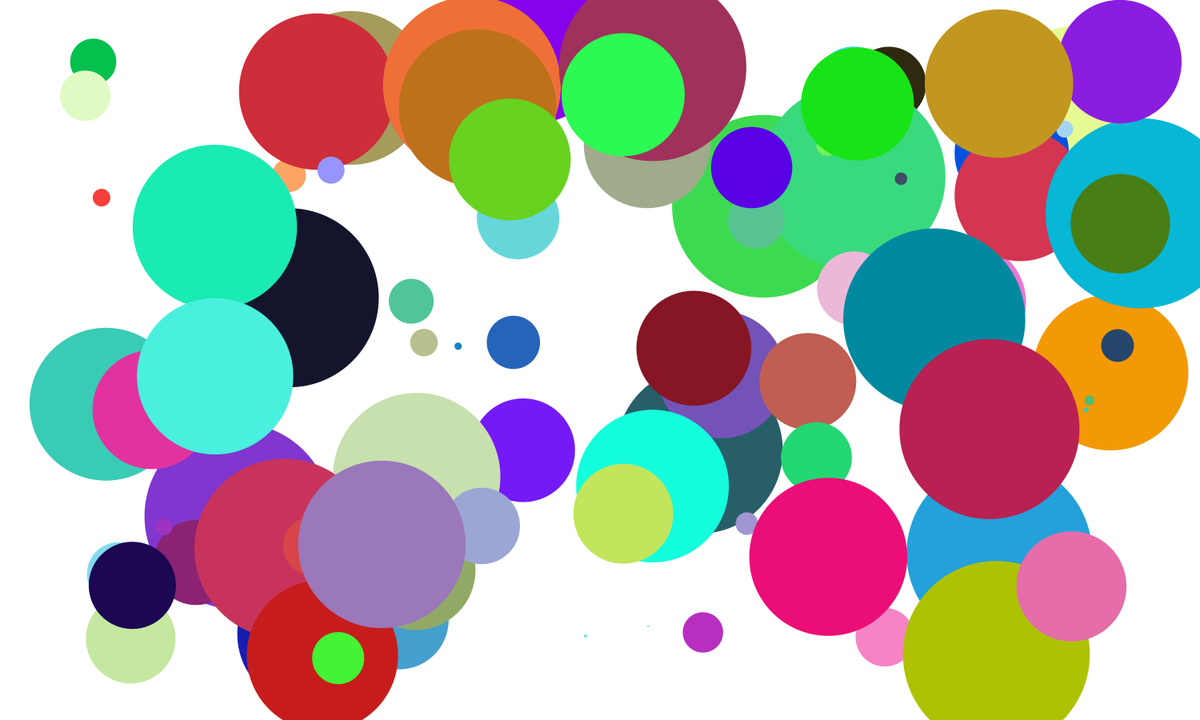
Frame 1 (no input)
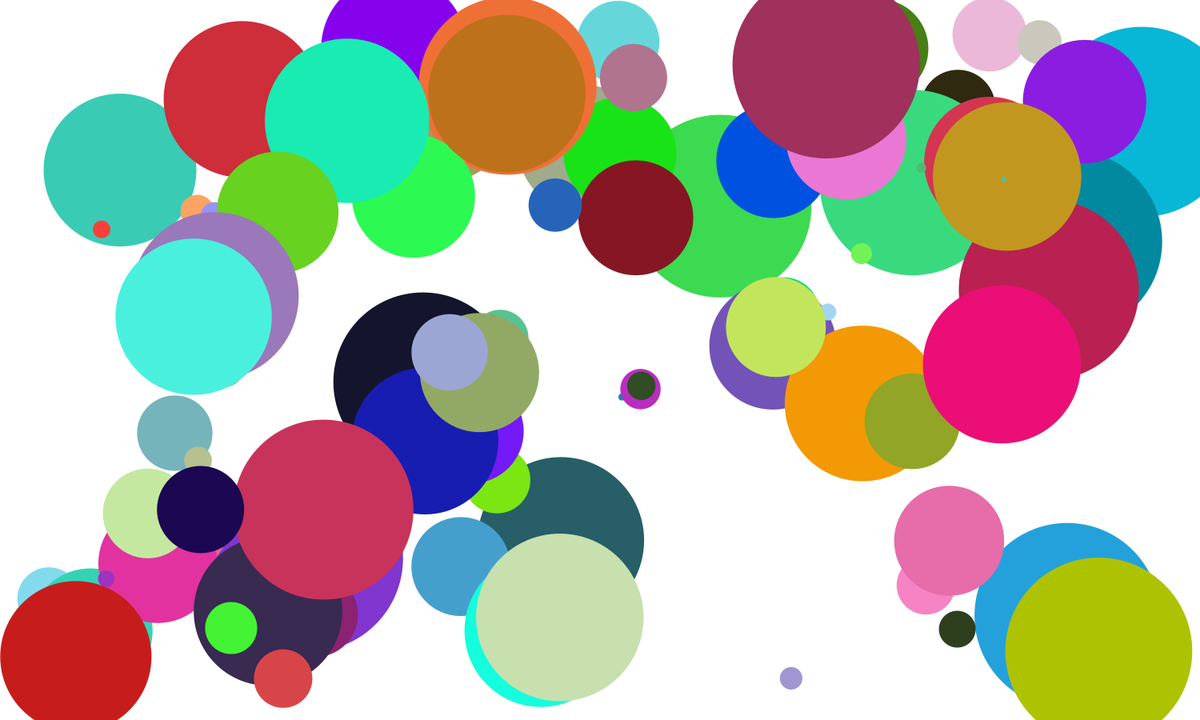
Frame 60 (the mouse pressed at the canvas centre just before this capture)
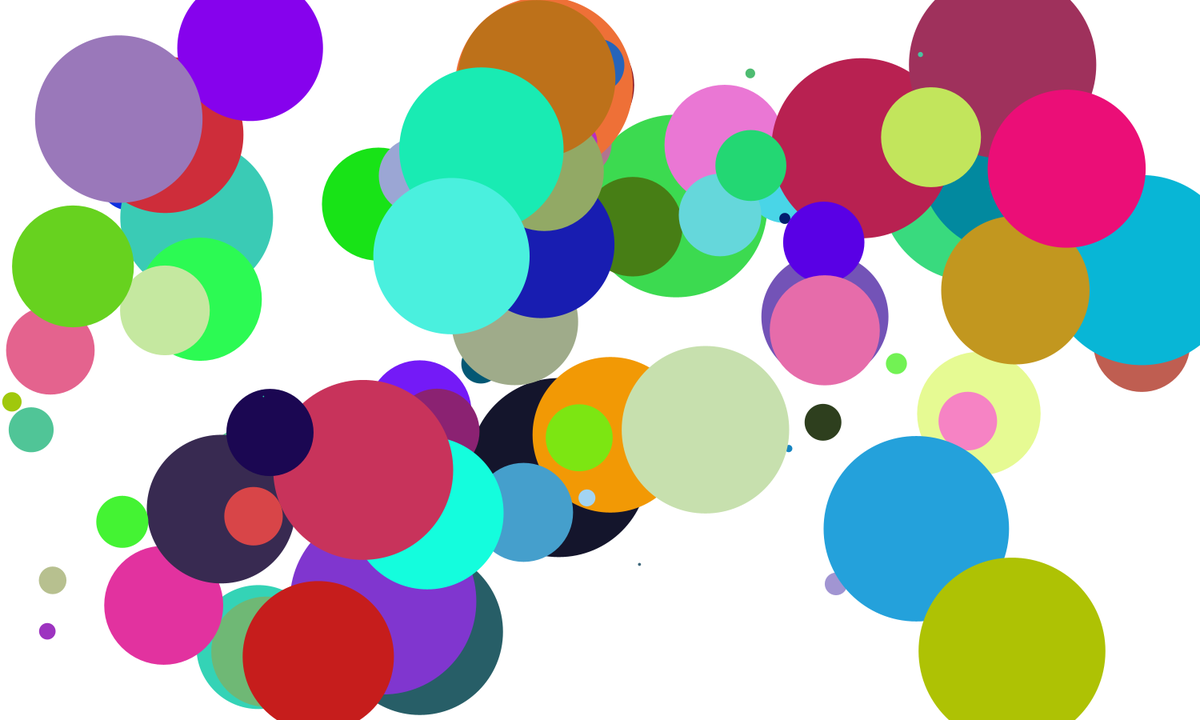
Frame 120 (the mouse held since frame 60 and released just before this capture)

The Processing sketch that drew these frames (run headless with seeded random() and noise(); from frame 60 on, the mouse is pressed at the canvas centre):

// Processing sketch: sketch_100_circles_v3
// ── sketch_100_circles_v3.pde
int _num = 100;
Circle[] circles = {};

void setup() {
  size(1500,900);
  background(255);
  smooth();
  strokeWeight(0.5);
  fill(150, 50);
  draw_hundred();
}

//circle class
class Circle {
  float x, y, radius, xdirection, ydirection;
  color circColor;
  
  Circle() { //circle object
    x = random(50, width-50); //random height and width
    y = random(50, height-50);
    radius = random(120);
    circColor = color(random(255), random(255), random(255));
    xdirection = random(10) - 5.5;
    ydirection = random(10) - 5.5;
  }
  
  void drawCircle() {
    //noStroke();
    fill(circColor);
    stroke(0, 0);
    ellipse(x, y, radius*2, radius*2);
    
    //ellipse(x, y, 10, 10);
  }
  
  
  void animate() {
    float isX, isY, xDiff, yDiff, isX1, isX2, isY1, isY2;
    
    x += xdirection;
    y += ydirection;
    
    if ((x < radius) || (x > width - radius)) xdirection = -xdirection;
    if ((y < radius) || (y > height - radius)) ydirection = -ydirection;
    
    //detect interactions between circles
    boolean collision = false;
    
    for (int i = 0; i < circles.length; i++) { //check all circles for collisions
    Circle other = circles[i];
    xDiff = other.x - this.x;
    yDiff = other.y - this.y;
    
     if (other != this) { //check all other circles
       float dist= dist(x, y, other.x, other.y); //get distance between radii
       float touchDist = this.radius + other.radius - dist;
       float k = (pow(dist,2) + pow(this.radius,2) - pow(other.radius,2))/(2*dist);
       float IH = sqrt(pow(radius, 2) - pow(k, 2));
       
       if (IH == 0.0) { //just intersected
         isX = this.x + (xDiff*k)/dist;
         isY = this.y + (yDiff*k)/dist;
         collision = true;
         //ellipse(isX, isY, 50, 50);
          //tate(frameCount / -100.0);
          Star mystar = new Star(isX, isY);
          mystar.drawStar();
       }
       else if (IH > 0) { //intersection creates two points
         isX1 = this.x + (xDiff*k + yDiff*IH)/dist;
         isY1 = this.y + (yDiff*k - xDiff*IH)/dist; 
         isX2 = this.x + (xDiff*k - yDiff*IH)/dist;
         isY2 = this.y + (yDiff*k + xDiff*IH)/dist;   
         collision = true;
         //ellipse(isX1, isY1, 20, 20);
         //ellipse(isX2, isY2, 20, 20);
       }  
       
       if (collision = true) {
         //do some interaction stuff here        
       }
     }     
    }    
    drawCircle();
  
  }
}
    

void draw() {
  background(255);
  for (int i=0; i< circles.length; i++) { //iterate through each circle and update location
  //to move all circles
    Circle current = circles[i];
    
    current.animate();
    
  }
}

void draw_hundred() {
  for (int i=0; i<_num; i++) { //draw 10 circles
    Circle mycircle = new Circle();
    mycircle.drawCircle();
    circles = (Circle[])append(circles, mycircle); //append circle just made to list
  }
}

class Star {
  float x, y, radius1, radius2;
  int points;
  color starColor;
  
  Star(float x, float y) {
    radius1 = 10;
    radius2 = 20;
    points = 5;
    starColor = color(random(255), random(255), random(255));
    float angle = TWO_PI / points;
    float halfAngle = angle/2.0;
    beginShape();
    for (float a = 0; a < TWO_PI; a += angle) {
      float sx = x + cos(a) * radius2;
      float sy = y + sin(a) * radius2;
      vertex(sx, sy);
      sx = x + cos(a+halfAngle) * radius1;
      sy = y + sin(a+halfAngle) * radius1;
      vertex(sx, sy);
    }
    endShape(CLOSE);
    
  }
  
  void drawStar() {
    //noStroke();
    fill(starColor);
    stroke(0, 0);    
    pushMatrix();
    translate(x, y);
    rotate(frameCount / -100.0);
    Star mystar = new Star(x, y);
    popMatrix();
    
    //ellipse(x, y, 10, 10);
  }
}
